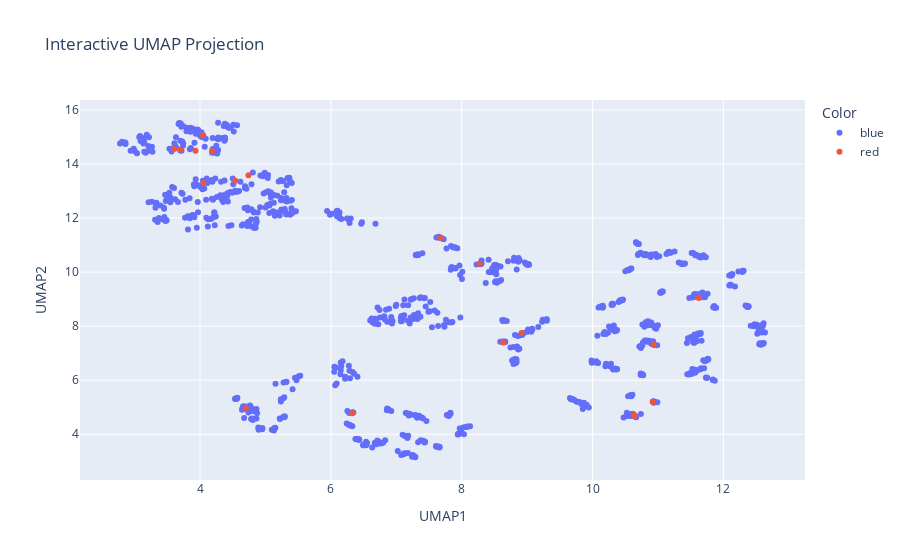

Source (notebook cell):
### Code cell
# Update the hover tooltip
fig.update_traces(hovertemplate='Index: %{customdata[0]}<br>SMILES: %{customdata[1]}')

### Figure 1 — Plotly figure (JSON) as saved in the notebook; plotly's stock layout.template omitted (floating-point values rounded to 4 significant figures; data arrays with more than 128 entries replaced by an {"elided": "..."} marker saying what was removed)
{"data": [{"customdata": {"elided": "980x3 mixed values"}, "hovertemplate": "Index: %{customdata[0]}<br>SMILES: %{customdata[1]}", "legendgroup": "blue", "marker": {"color": "#636efa", "symbol": "circle"}, "mode": "markers", "name": "blue", "orientation": "v", "showlegend": true, "type": "scatter", "x": {"elided": "980 float values"}, "xaxis": "x", "y": {"elided": "980 float values"}, "yaxis": "y"}, {"customdata": [[1, "N#CC%11=CC(C%12=CC=C(N(C%13=C%14C=CC=C%13)C%15=C(O%14)C=CC=C%15)C=C%12)=NC=C%11", "red"], [100, "O=[N+](C(C=C6)=CN=C6C7=CC=NC=C7N(C8=C9C=CC=C8)C%10=C(O9)C=CC=C%10)[O-]", "red"], [102, "N#CC%16=CC=C(C=C%16)C%17=CC=NC=C%17N(C%18=C%19C=CC=C%18)C%20=C(O%19)C=CC=C%20", "red"], [103, "CC(C(C=C%21)=CC=C%21C%22=CC=NC=C%22N(C%23=C%24C=CC=C%23)C%25=C(O%24)C=CC=C%25)=O", "red"], [104, "CC(C(C=C%26)=CC([N+]([O-])=O)=C%26C%27=CC=NC=C%27N%28C%29=CC=C(C=CC=C%30)C%30=C%29C%31=C(C=CC=C%32)C%32=CC=C%28%31)=O", "red"], [105, "O=[N+](C(C=C%33)=CN=C%33C%34=CC=NC=C%34N%35C%36=CC=C(C=CC=C%37)C%37=C%36C%38=C(C=CC=C%39)C%39=CC=C%35%38)[O-]", "red"], [108, "CC(C(C=C%54)=CC=C%54C%55=CC=NC=C%55N%56C%57=CC=C(C=CC=C%58)C%58=C%57C%59=C(C=CC=C%60)C%60=CC=C%56%59)=O", "red"], [111, "COC%70=CC=C(N(C%71=CC=CC=C%71)C%72=CN=CC=C%72C%73=CSC=C%73)C=C%70", "red"], [117, "COC%98=CC=C(N(C%99=CC=CC=C%99)C1=CN=CC=C1C1=CC(C=CN2)=C2C=C1)C=C%98", "red"], [118, "CC(C(C=C1)=CC=C1C1=CC=NC=C1N(C1=CC=CC=C1)C1=CC=C(OC)C=C1)=O", "red"], [207, "CC(C(C=C%41)=CC([N+]([O-])=O)=C%41C%42=CC(N(C%43=CC=CC=C%43)C%44=CC=CC=C%44)=CC=C%42)=O", "red"], [212, "COC%63=CC=C(N(C%64=CC=CC=C%64)C%65=CC=CC(C%66=CSC=C%66)=C%65)C=C%63", "red"], [306, "CC(C(C=C%37)=CC([N+]([O-])=O)=C%37C%38=CC=C(N(C%39=CC=C(OC)C=C%39)C%40=CC=C(OC)C=C%40)S%38)=O", "red"], [409, "COC%71=CC=C(N(C%72=CC=CC=C%72)C%73=CC=C(C=CC(C%74=CC=CC%75=NSN=C%74%75)=C%76)C%76=C%73)C=C%71", "red"], [415, "COC1=CC=C(N(C2=CC=CC=C2)C2=CC=C(C=CC(C3=NC=CC(C#N)=C3)=C3)C3=C2)C=C1", "red"], [501, "N#CC%13=CC(C%14=CC=C(N(C%15=C%16C=CC=C%15)C%17=C(O%16)C=CC=C%17)C%18=C%14C=CC=C%18)=NC=C%13", "red"], [613, "COC%67=CC=C(N(C%68=CC=C(OC)C=C%68)C%69=CC=C(/C=C/C%70=CSC=C%70)C=C%69)C=C%67", "red"], [616, "COC%82=CC=C(N(C%83=CC=C(OC)C=C%83)C%84=CC=C(/C=C/C%85=C(C%86=C%87%88)C=CC%88=CC=CC%87=CC=C%86C=C%85)C=C%84)C=C%82", "red"], [814, "COC1=CC=C(N(C2=CC=CC=C2)C2=CC=C3C(C=C(C4=C5C(C=CC=C5)=CC=C4)O3)=C2)C=C1", "red"]], "hovertemplate": "Index: %{customdata[0]}<br>SMILES: %{customdata[1]}", "legendgroup": "red", "marker": {"color": "#EF553B", "symbol": "circle"}, "mode": "markers", "name": "red", "orientation": "v", "showlegend": true, "type": "scatter", "x": [4.048, 4.183, 3.602, 3.701, 4.74, 4.539, 4.053, 10.64, 10.92, 10.64, 8.916, 10.93, 8.633, 4.699, 11.62, 3.931, 8.272, 7.68, 6.329], "xaxis": "x", "y": [15.06, 14.48, 14.56, 14.53, 13.58, 13.38, 13.3, 4.721, 5.191, 4.675, 7.75, 7.31, 7.391, 4.976, 9.047, 14.49, 10.31, 11.26, 4.776], "yaxis": "y"}], "layout": {"legend": {"title": {"text": "Color"}, "tracegroupgap": 0}, "title": {"text": "Interactive UMAP Projection"}, "xaxis": {"anchor": "y", "domain": [0, 1], "title": {"text": "UMAP1"}}, "yaxis": {"anchor": "x", "domain": [0, 1], "title": {"text": "UMAP2"}}}}
